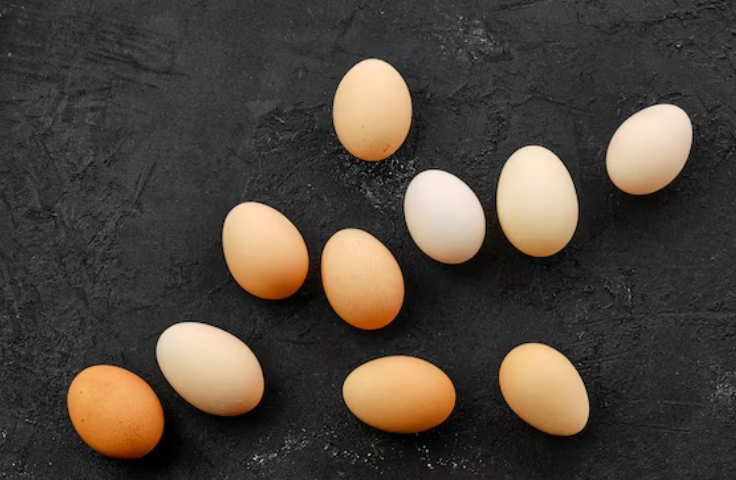
#> input picture 03_Filtering/assets/egg_img.png, 736 x 480 px
$ python script.py
#> lines starting #> are read from the running program, lines starting #| are printed output that depends on the picture
### 03_Filtering/disp.py
import matplotlib.pyplot as plt

# [4 lines left out: function show_image, not called in this run]


def show_plot(fig, ax):
    plt.show(block=True)

def plot_comparison(image1, image2, message1, message2):
    fig, ax = plt.subplots(1, 2)
    ax[0].imshow(image1)
    ax[0].set_title(message1)
    ax[1].imshow(image2)
    ax[1].set_title(message2)
    plt.show()


### 03_Filtering/script.py

# import numpy as np
# from disp import show_image
# from skimage.filters import sobel
# pip install scikit-image
from matplotlib import pyplot as plt
from disp import show_image
from skimage.filters import sobel
from skimage.color import rgb2gray
from disp import plot_comparison
egg_image = plt.imread('./assets/egg_img.png')
#> egg_image is the input picture: shape (480, 736, 4) float32; mean R, G, B, A 0.3, 0.266, 0.232, 1

# =========== EDGE DETECTION   =========== #
# ### -- SOBEL METHOD
# # show_image(egg_image, 'Original Image')
# # gray_scale = rgb2gray(egg_image)
# edge_sobel = sobel(egg_image)
# # show_image(edge_sobel, 'Edge Detection - Sobel Method')
# plot_comparison(egg_image, edge_sobel, 'Original', 'Edges with Sobel')


# GAUSIAN SMOOTHING
from skimage.filters import gaussian
gaussian_image  = gaussian(egg_image) # True if the image is colored, false if not
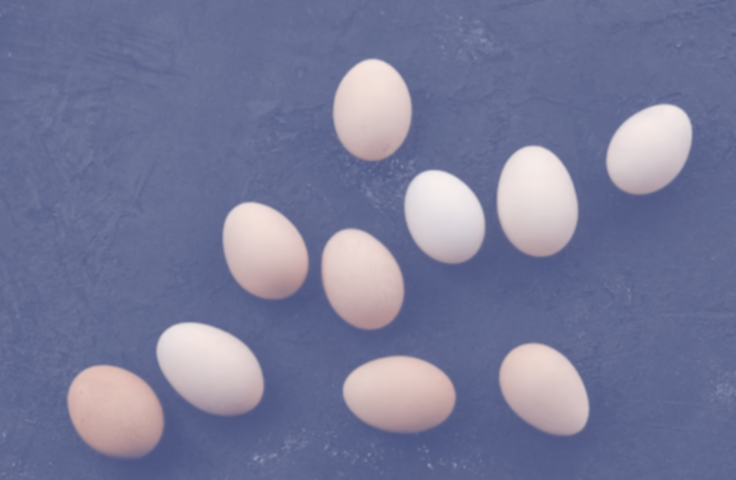
#> gaussian_image: shape (480, 736, 4) float32; mean R, G, B, A 0.291, 0.311, 0.475, 0.771; transparent parts drawn white
plot_comparison(egg_image, gaussian_image, 'Original', 'Gaussian Smoothing')
#> in plot_comparison, `plt.show()`:
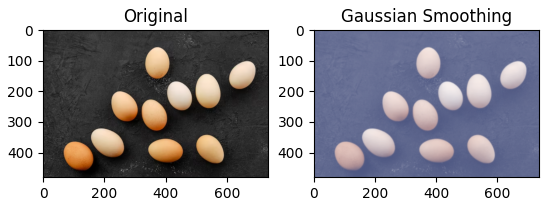
#> figure drawn by matplotlib, 2 panels
